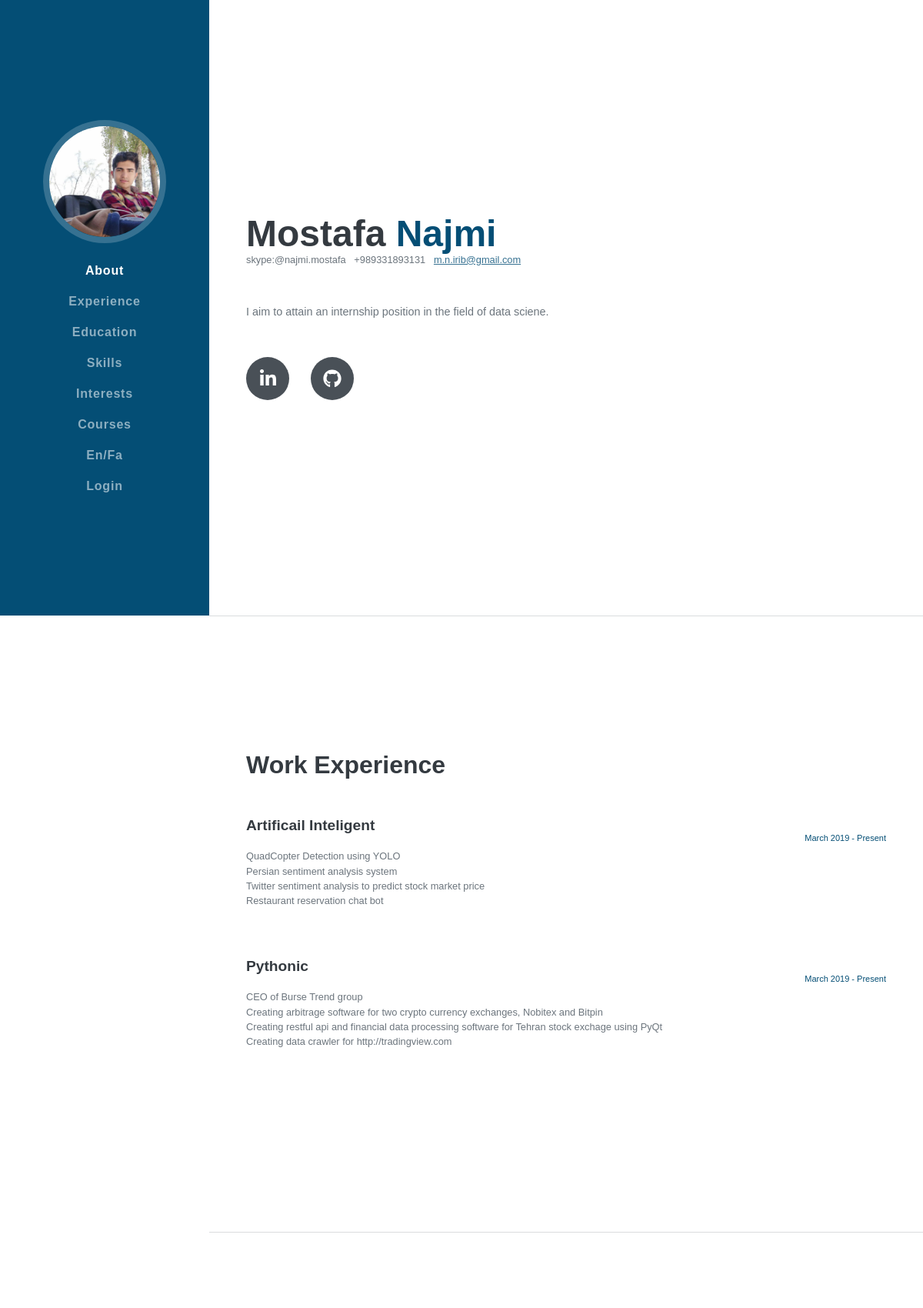
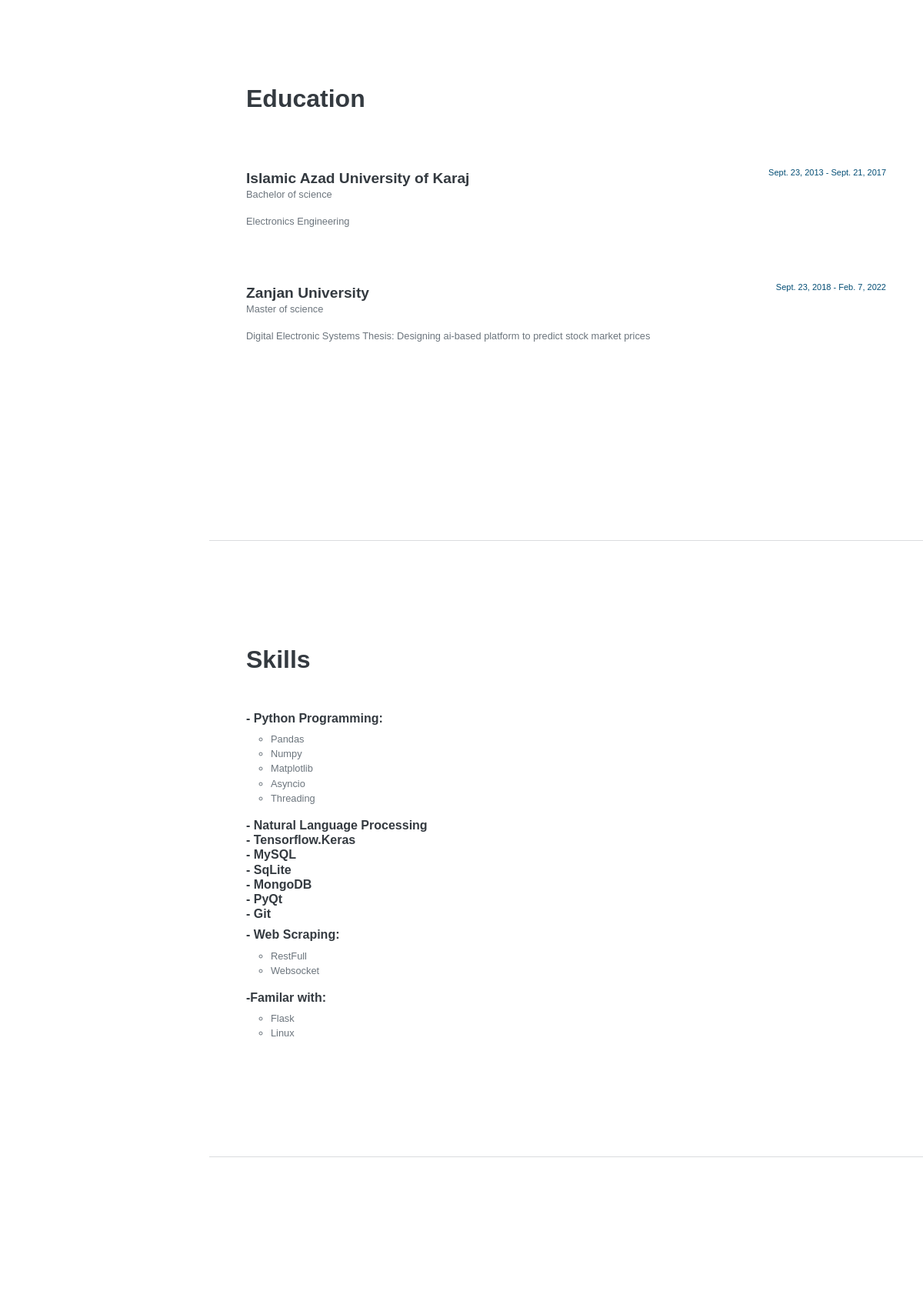
Page /resumesite/ (upper part) on the committed database (2 pictures, top to bottom).
### resumesite/models.py (models this page shows, shortened)
class aboutmeModel(models.Model):
    class Meta:
        verbose_name="درباره من"
        verbose_name_plural="درباره من"
    Name=models.CharField(max_length=100)
    LastName=models.CharField(max_length=100)
    address=models.CharField(max_length=300,null=True)
    phone_number=models.IntegerField(null=True)
    Email=models.EmailField()
    owner = models.ForeignKey('auth.User', related_name='snippets', on_delete=models.CASCADE,null=True)

class workexperience(models.Model):
    class Meta:
        verbose_name="سوابق شغلی"
        verbose_name_plural="سوابق شغلی"
    job_area=models.CharField(max_length=100,null=True,blank=True)
    job_title=models.CharField(max_length=100,verbose_name="عنوان شغل")
    company_name=models.CharField(max_length=100,verbose_name="نام شرکت")
    start_time=models.TimeField(verbose_name="تاریخ شروع")
    end_time=models.TimeField(verbose_name="تاریخ پایان")

class aducationModel(models.Model):
    class Meta:
        verbose_name="سوابق تحصیلی"
        verbose_name_plural="سوابق تحصیلی"
    Associate=1
    Bachelor=2
    Master=3
    phD=4
    status_choices=((Associate,"Associate"),
                    (Bachelor,"Bachelor of science"),
                    (Master,"Master of science "),
                    (phD,"phD"))
    degree_level=models.IntegerField(choices=status_choices,verbose_name="مقطع تحصیلی")
    major=models.CharField(max_length=100,verbose_name="رشته تحصیلی")
    university=models.CharField(max_length=100,verbose_name="دانشگاه")
    gpa=models.FloatField(verbose_name="معدل")
    from_year=models.DateField(verbose_name="سال شروع")
    to_year=models.DateField(verbose_name="سال پایان")

class skillsModel(models.Model):
    class Meta:
        verbose_name="مهارت ها"
        verbose_name_plural="مهارت ها"
    skill_area=models.CharField(max_length=100,null=True,verbose_name="حوزه کاری")
    skillname=models.CharField(max_length=100,verbose_name="مهارت")
    Basic=1
    intermidiate=2
    advanced=3
    status_choices=((Basic,"مقدماتی"),
                    (intermidiate,"متوسط"),
                    (advanced,"پیشرفته"))
    levelofskill=models.IntegerField(choices=status_choices,verbose_name="سطح مهارت")

### resumesite/views.py (the view)
# urls.py: path('',views.home),
def home(request):
    aboutMeModel=aboutmeModel.objects.all()
    Workexperience=workexperience.objects.all()
    AducationModel=aducationModel.objects.all()
    SkillsModel=skillsModel.objects.all()
    CoursesModel=coursesModel.objects.all()
    context={
        'aboutMeModel':aboutMeModel,
        'Workexperience':Workexperience,
        'AducationModel':AducationModel,
        'SkillsModel':SkillsModel,
        'CoursesModel':CoursesModel
    }
    return render(request,'home.html',context)

### resumesite/templates/home.html (shortened to what this page needs)
{% load static %}
<!DOCTYPE html>
<html lang="en">
    <head>
        <link href="{% static 'css/style.css'%}" rel="stylesheet" />
    </head>
    <body id="page-top">
        <nav class="navbar navbar-expand-lg navbar-dark bg-primary fixed-top" id="sideNav">
            <a class="navbar-brand js-scroll-trigger" href="#page-top">
                <span class="d-none d-lg-block"><img class="img-fluid img-profile rounded-circle mx-auto mb-2" src="{% static 'images/profile1.jpg'%}" alt="..." /></span>
            </a>
            <div class="collapse navbar-collapse" id="navbarResponsive">
                <ul class="navbar-nav">
                    <li class="nav-item"><a class="nav-link js-scroll-trigger" href="#about">About</a></li>
                    <li class="nav-item"><a class="nav-link js-scroll-trigger" href="#experience">Experience</a></li>
                    <li class="nav-item"><a class="nav-link js-scroll-trigger" href="#education">Education</a></li>
                    <li class="nav-item"><a class="nav-link js-scroll-trigger" href="#skills">Skills</a></li>
                    <li class="nav-item"><a class="nav-link js-scroll-trigger" href="#interests">Interests</a></li>
                    <li class="nav-item"><a class="nav-link js-scroll-trigger" href="#awards">Courses</a></li>
                    <li class="nav-item" ><a class="nav-link js-scroll-trigger" href="/resumesite/fa">En/Fa</a></li>
                    <li class="nav-item" ><a class="nav-link js-scroll-trigger" href="/accounts/login">Login</a></li>
                </ul>
            </div>
        </nav>
        <div class="container-fluid p-0">
            <section class="resume-section" id="about">
                <div class="resume-section-content">
                    <h1 class="mb-0">
                        {% for aboutMe in aboutMeModel%}
                            {{aboutMe.Name}}
                        {% endfor%}
                        <span class="text-primary">
                        {% for aboutMe in aboutMeModel%}
                            {{aboutMe.LastName}}
                        {% endfor%}</span>
                    </h1>
                    <div class="subheading mb-5">
                        {% for aboutMe in aboutMeModel%}
                            skype:{{aboutMe.address}}
                            &nbsp;&nbsp;+{{aboutMe.phone_number}}&nbsp;&nbsp;
                        {% endfor%}
                        <a href="mailto:m.n.irib@gmail.com">
                            {% for aboutMe in aboutMeModel%}
                            {{aboutMe.Email}}
                        {% endfor%}</a>
                    </div>
                    <p class="lead mb-5">I aim to attain an internship position in the field of data sciene.</p>
                    <div class="social-icons">
                        <a class="social-icon" href="https://www.linkedin.com/in/mostafa-najmi/"><i class="fab fa-linkedin-in"></i></a>
                        <a class="social-icon" href="https://github.com/mnwato"><i class="fab fa-github"></i></a>
                    </div>
                </div>
            </section>
            <hr class="m-0" />
            <section class="resume-section" id="experience">
                <div class="resume-section-content">
                    <h2 class="mb-5">Work Experience</h2>
                    <div class="d-flex flex-column flex-md-row justify-content-between mb-5">
                        <div class="flex-grow-1">
                            <h3 class="mb-0">Artificail Inteligent</h3>
                            <div class="subheading mb-3">
                            {% for workexperience in Workexperience%}
                                {%if workexperience.job_area == "Artificail"%}
                                    <br>{{workexperience.job_title}}
                                {% endif %}
                            {% endfor%}
                            </div>
                        </div>
                        <div class="flex-shrink-0"><span class="text-primary">March 2019 - Present</span></div>
                    </div>
                    <div class="d-flex flex-column flex-md-row justify-content-between mb-5">
                        <div class="flex-grow-1">
                            <h3 class="mb-0">Pythonic</h3>
                            <div class="subheading mb-3">
                            {% for workexperience in Workexperience%}
                                {%if workexperience.job_area == "Pythonic"%}
                                    <br>{{workexperience.job_title}}
                                {% endif %}
                            {% endfor%}</div>
                        </div>
                        <div class="flex-shrink-0"><span class="text-primary">March 2019 - Present</span></div>
                    </div>
                </div>
            </section>
            <hr class="m-0" />
            <section class="resume-section" id="education">
                <div class="resume-section-content">
                    <h2 class="mb-5">Education</h2>
                    {% for aducationModel in AducationModel %}
                    <div class="d-flex flex-column flex-md-row justify-content-between mb-5">
                        <div class="flex-grow-1">
                                <br><h3 class="mb-0">{{ aducationModel.university}}</h3>
                                <div class="subheading mb-3">{{ aducationModel.get_degree_level_display }}</div>
                                <div style="font-size: 0.8rem;">{{ aducationModel.major}}</div>
                        </div>
                        <div class="flex-shrink-0"><span class="text-primary">{{aducationModel.from_year}} - {{aducationModel.to_year}}</span></div>
                    </div>
                    {% endfor %}
                </div>
            </section>
            <hr class="m-0" />
            <section class="resume-section" id="skills">
                <div class="resume-section-content">
                    <h2 class="mb-5">Skills</h2>
                    <ul class="list-inline dev-icons">
                        <h4 class="mb-2">-&nbsp;Python Programming:</h4>
                        <div class="subheading mb-3">
                           <ul> {% for skillsModel in SkillsModel%}
                            {%if skillsModel.skill_area == "Python Programming"%}
                            <li style="list-style: circle;"> {{skillsModel.skillname}}<br></li>
                                {% endif %}
                            {% endfor%}</ul>
                        </div>
                        <h4 class="mb-2">
                            {% for skillsModel in SkillsModel%}
                            {%if skillsModel.skill_area == "a"%}
                                    -&nbsp;{{skillsModel.skillname}}<br>
                                {% endif %}
                            {% endfor%}</h4>
                        <h4 class="mb-2">-&nbsp;Web Scraping:</h4>
                        <div class="subheading mb-3">
                            <ul>{% for skillsModel in SkillsModel%}
                            {%if skillsModel.skill_area == "Web Scraping"%}
                            <li style="list-style: circle;">{{skillsModel.skillname}}<br></li>
                                {% endif %}
                            {% endfor%}</ul>
                        </div>
                        <h4 class="mb-2">-Familar with:</h4>
                        <div class="subheading mb-3">
                            <ul>{% for skillsModel in SkillsModel%}
                            {%if skillsModel.skill_area == "Familar with"%}
                            <li style="list-style: circle;"> {{skillsModel.skillname}}<br></li>
                                {% endif %}
                            {% endfor%}</ul>
                        </div>
                    </ul>
                </div>
            </section>
            <hr class="m-0" />
            <section class="resume-section" id="interests">
            </section>
        </div>
    </body>
</html>

### rows in the picture
aboutmeModel: Name "Mostafa", LastName "Najmi", address "@najmi.mostafa", phone_number "989331893131", Email "m.n.irib@gmail.com"
workexperience: job_title "QuadCopter Detection using YOLO"
workexperience: job_title "Persian sentiment analysis system"
workexperience: job_title "Twitter sentiment analysis to predict stock market price"
workexperience: job_title "Restaurant reservation chat bot"
workexperience: job_title "CEO of Burse Trend group"
workexperience: job_title "Creating arbitrage software for two crypto currency exchanges, Nobitex and Bitpin"
workexperience: job_title "Creating restful api and financial data processing software for Tehran stock exchage using PyQt"
workexperience: job_title "Creating data crawler for http://tradingview.com"
aducationModel: university "Islamic Azad University of Karaj", degree_level "Bachelor of science", major "Electronics Engineering", from_year "Sept. 23, 2013", to_year "Sept. 21, 2017"
aducationModel: university "Zanjan University", degree_level "Master of science", major "Digital Electronic Systems Thesis: Designing ai-based platform to predict stock market prices", from_year "Sept. 23, 2018", to_year "Feb. 7, 2022"
skillsModel: skillname "Pandas"
skillsModel: skillname "Numpy"
skillsModel: skillname "Matplotlib"
skillsModel: skillname "Asyncio"
skillsModel: skillname "Threading"
skillsModel: skillname "Natural Language Processing"
skillsModel: skillname "Tensorflow.Keras"
skillsModel: skillname "MySQL"
skillsModel: skillname "SqLite"
skillsModel: skillname "MongoDB"
skillsModel: skillname "PyQt"
skillsModel: skillname "Git"
skillsModel: skillname "RestFull"
skillsModel: skillname "Websocket"
skillsModel: skillname "Flask"
skillsModel: skillname "Linux"
